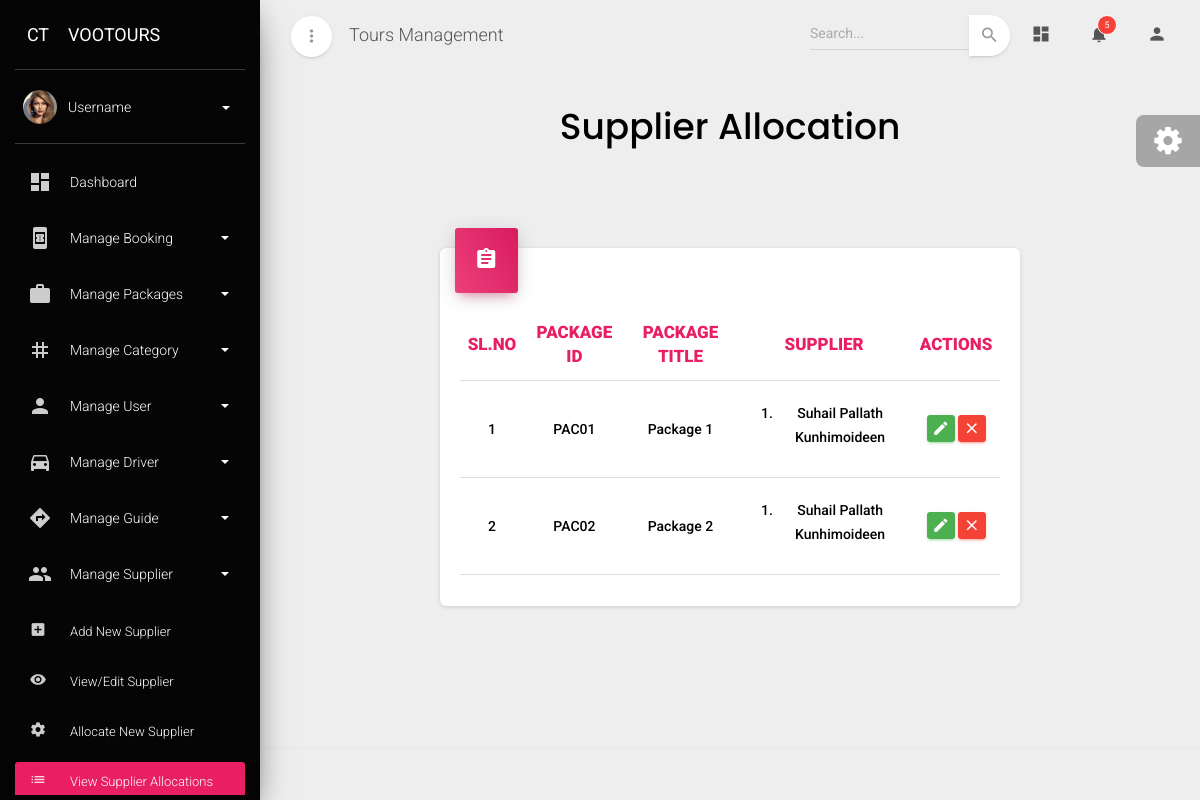
The app's page /suppierallocation, older data.
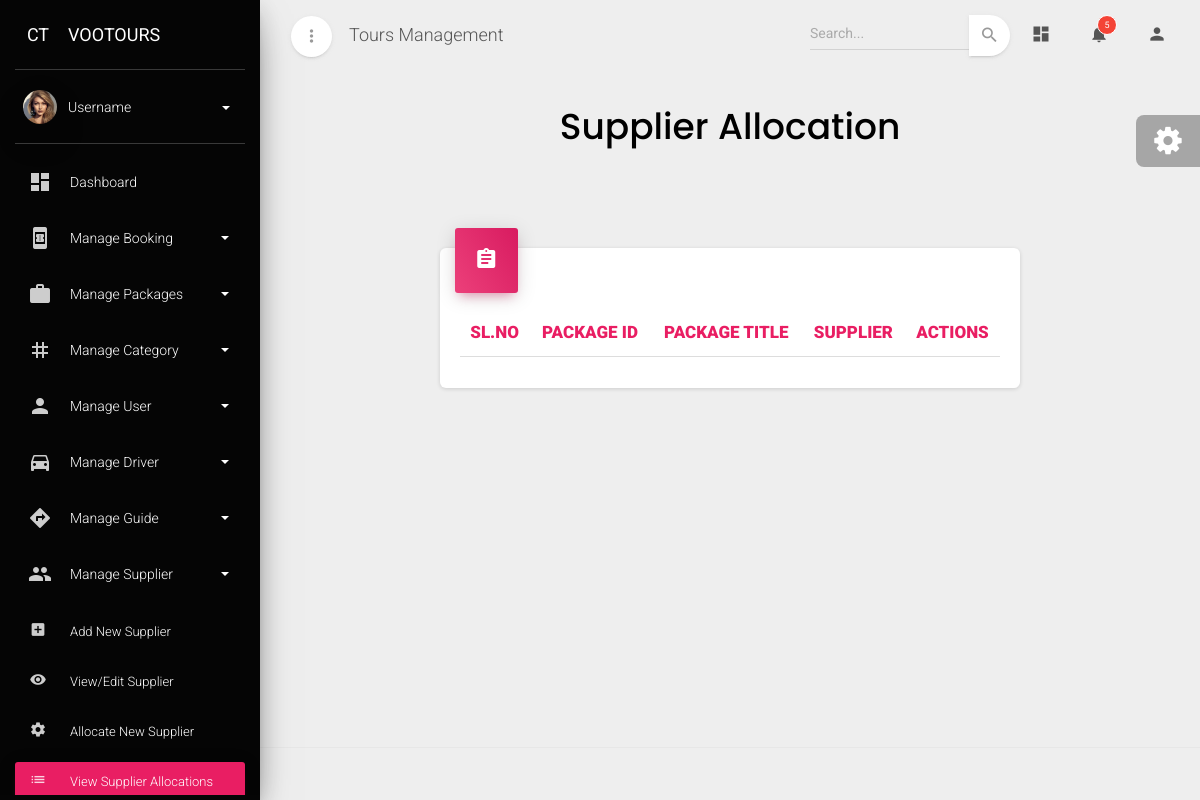
The same page, newer data.
### admin_dashboard/models.py (models this page shows, shortened)
class Supplier_allocation(models.Model):
    package=models.ForeignKey(Package,on_delete=models.CASCADE)
    supplier=models.ManyToManyField(Supplier)

class Package(models.Model):
    transport_Choices=[
        ('Sharing','Sharing'),
        ('Private','Private'),
        ('Without Transfer','Without Transfer'),
        ('Tickets Only','Tickets Only')
    ]
    package_id=models.CharField(max_length=10,primary_key=True,editable=False)
    package_code=models.CharField(max_length=20)
    package_title=models.CharField(max_length=30)
    package_category=models.ForeignKey(Category,on_delete=models.CASCADE,to_field='category_id')
    package_city=models.CharField(max_length=30)
    web_id=models.CharField(max_length=200)
    web_sku=models.CharField(max_length=200)
    website_link=models.CharField(max_length=300)
    short_description=models.TextField(max_length=300)
    highlights=models.TextField(max_length=300)
    description=models.TextField(max_length=1000)
    inclusions=models.CharField(max_length=500)
    exclusions=models.CharField(max_length=500)
    transportation=models.CharField(choices=transport_Choices,max_length=30)
    language=models.ManyToManyField(Language)
    open_hours=models.CharField(max_length=30)
    sunday=models.BooleanField(default=True,blank=True,null=True)
    monday=models.BooleanField(default=True,blank=True,null=True)
    tuesday=models.BooleanField(default=True,blank=True,null=True)
    wednesday=models.BooleanField(default=True,blank=True,null=True)
    thursday=models.BooleanField(default=True,blank=True,null=True)
    friday=models.BooleanField(default=True,blank=True,null=True)
    saturday=models.BooleanField(default=True,blank=True,null=True)
    location=models.CharField(max_length=100)
    adult_rate=models.CharField(max_length=20)
    child_rate=models.CharField(max_length=20)
    infant_rate=models.CharField(max_length=20)
    adult_age=models.CharField(max_length=10)
    child_age=models.CharField(max_length=10)
    infant_age=models.CharField(max_length=10)
    status=models.ForeignKey(Status_type,on_delete=models.CASCADE)
    image_link=models.CharField(max_length=600)
    video_link=models.CharField(max_length=600)
    is_deleted=models.BooleanField(default=False)

class Supplier(models.Model):
    supplier_id=models.CharField(max_length=10,primary_key=True,editable=False)
    name=models.CharField(max_length=100)
    category=models.ForeignKey(Category,on_delete=models.CASCADE)
    supplier_type=models.ForeignKey(Supplier_type,on_delete=models.CASCADE)
    tl_number=models.CharField(max_length=100)
    vat_number=models.CharField(max_length=100)
    address1=models.CharField(max_length=100)
    city1=models.CharField(max_length=100)
    state1=models.CharField(max_length=100)
    country1=models.CharField(max_length=100)
    pincode1=models.CharField(max_length=100)
    phone1=models.PositiveIntegerField()
    address2=models.CharField(max_length=100,blank=True,null=True)
    city2=models.CharField(max_length=100,blank=True,null=True)
    state2=models.CharField(max_length=100,blank=True,null=True)
    country2=models.CharField(max_length=100,blank=True,null=True)
    pincode2=models.CharField(max_length=100,blank=True,null=True)
    phone2=models.PositiveIntegerField(blank=True,null=True)
    mobile=models.PositiveIntegerField()
    email=models.EmailField()
    trade_license=models.FileField(upload_to='trade_license/')
    vat_certificate=models.FileField(upload_to='vat_certificate/')
    account_name=models.CharField(max_length=200)
    bank_name=models.CharField(max_length=200)
    account_number=models.CharField(max_length=100)
    iban=models.CharField(max_length=200)
    swift=models.CharField(max_length=200)
    routing_number=models.CharField(max_length=100)
    branch=models.CharField(max_length=100)
    city=models.CharField(max_length=100)
    country=models.CharField(max_length=200)
    status=models.ForeignKey(Status_type,on_delete=models.CASCADE)

### admin_dashboard/views.py (the view)
# urls.py: path('suppierallocation',Supplier_allocation_view,name='supplier_allocation'),
def Supplier_allocation_view(request):
    data=Supplier_allocation.objects.all()
    form=Edit_allocate_supplier_form()
    return render(request,'supplierallocation.html',{'data':data,'form':form})

### admin_dashboard/forms.py
class Edit_allocate_supplier_form(forms.ModelForm):
    class Meta:
        model=Supplier_allocation
        fields=['package','supplier']
        widgets={
            'package':forms.TextInput(attrs={
                 'class': 'form-select bg-none border border-secondary',
                 'style': 'background-color: transparent; border-radius: 5px;',
                 'readonly': 'readonly',
            }),
            'supplier':forms.SelectMultiple(attrs={
                 'class': 'form-select bg-none border border-secondary',
                 'style': 'background-color: transparent; border-radius: 5px;'
            })
        }

### admin_dashboard/templates/supplierallocation.html (shortened to what the changed rows need)
{% extends "base.html" %} {% block content %}
<div class="content">
  <div class="container-fluid">
    <div class="row text-center">
      <h2
        class="font-weight-bold"
        style="font-family: poppins, serif; color: #000"
      >
        Supplier Allocation
      </h2>
    </div>
    <div class="row mt-2">
      <div class="mt-5">
        <div class="row" id="supplier-allocation-content">
          <div class="col-lg-8 col-md-12 col-md-12">
            <div class="card">
              <div class="card-body">
                <div class="table-responsive">
                  <table class="table">
                    <thead>
                      <tr>
                        <th
                          class="text-center text-rose"
                          style="font-weight: 900"
                        >
                          SL.NO
                        </th>
                        <th
                          class="text-center text-rose"
                          style="font-weight: 900"
                        >
                          PACKAGE ID
                        </th>
                        <th
                          class="text-center text-rose"
                          style="font-weight: 900"
                        >
                          PACKAGE TITLE
                        </th>
                        <th
                          class="text-center text-rose"
                          style="font-weight: 900"
                        >
                          SUPPLIER
                        </th>
                        <th
                          class="text-center text-rose"
                          style="font-weight: 900"
                        >
                          ACTIONS
                        </th>
                      </tr>
                    </thead>
                    <tbody>
                      {% for i in data %}
                      <tr>
                        <td class="text-center" style="font-weight: 500">
                          {{forloop.counter}}
                        </td>
                        <td
                          class="text-center text-capitalize"
                          style="font-weight: 500"
                        >
                          {{i.package.package_id}}
                        </td>
                        <td
                          class="text-center text-capitalize"
                          style="font-weight: 500"
                        >
                          {{i.package.package_title}}
                        </td>
                        <td
                          class="text-center text-capitalize"
                          style="font-weight: 500"
                        >
                          <ol class="mt-2">
                            {% for j in i.supplier.all %}
                            <li class="mt-1">{{j.name}}</li>
                            {% endfor %}
                          </ol>
                        </td>
                        <td class="td-actions text-center">
                          <button
                            type="button"
                            rel="tooltip"
                            class="btn btn-success"
                            data-toggle="modal"
                            data-target="#editModal{{i.id}}"
                            onclick="openEditModal({{i.id}})"
                          >
                            <i class="material-icons">edit</i>
                          </button>
                          <button
                            type="button"
                            rel="tooltip"
                            class="btn btn-danger"
                            data-toggle="modal"
                            data-target="#deleteModal{{i.id}}"
                            onclick="openDeleteModal({{i.id}})"
                          >
                            <i class="material-icons">close</i>
                          </button>
                        </td>
                      </tr>
                      {% endfor %}
                    </tbody>
                  </table>
                </div>
              </div>
            </div>
          </div>
        </div>
      </div>
    </div>
  </div>
</div>
{% endblock content %}

Row changes from the older to the newer data that the page shows:
removed Supplier_allocation: package.package_id "PAC01", package.package_title "Package 1"
removed Supplier: name "Suhail Pallath Kunhimoideen"
removed Supplier_allocation: package.package_id "PAC02", package.package_title "Package 2"
